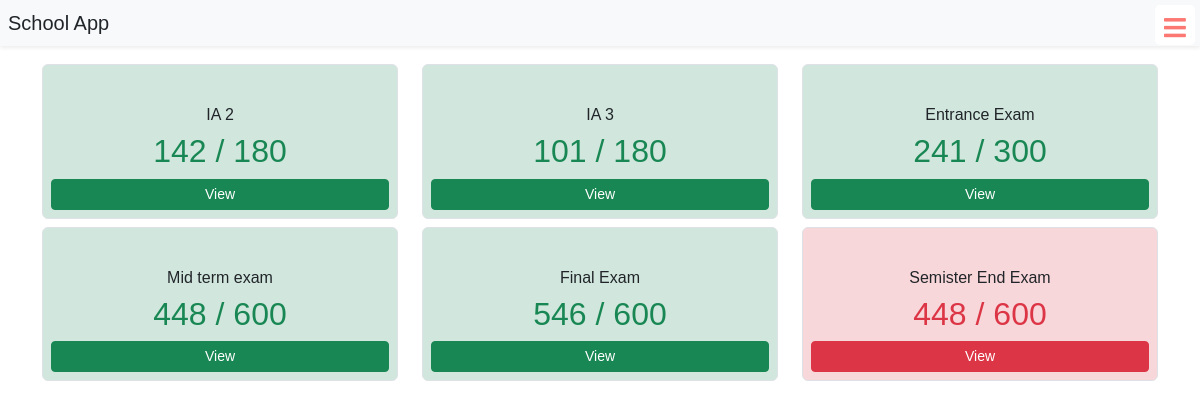
The app's page /student-display-tests (signed in) with its own data.
### schoolapp/models.py (models this page shows, shortened)
class BasicInfo(models.Model):
    created_at = models.DateTimeField(auto_now_add=True)
    updated_at = models.DateTimeField(auto_now=True)

class TestMarks(BasicInfo):
    test_obj = models.ForeignKey(Test,on_delete=models.CASCADE)
    test_id = models.IntegerField()
    student = models.ForeignKey(StudentDetails,on_delete=models.CASCADE )
    kannada = models.IntegerField(default=0)
    english = models.IntegerField(default=0)
    hindi = models.IntegerField(default=0)
    science = models.IntegerField(default=0)
    maths = models.IntegerField(default=0)
    social = models.IntegerField(default=0)
    total_scored_marks = models.IntegerField(default=0)
    total_marks = models.IntegerField(default=0)
    is_pass = models.BooleanField(default=False)
    grade = models.CharField(max_length=50,default="F")

class Test(BasicInfo):
    title = models.CharField(max_length=255)
    test_for = models.IntegerField()
    total_marks = models.IntegerField(default=0)
    description = models.TextField()
    start_at = models.DateTimeField(default = datetime.now())
    is_ready = models.BooleanField(default = False)

### schoolapp/views.py (the view)
# urls.py: path("student-display-tests",views.student_display_tests,name="student_display_tests"),
@login_required(login_url="signin")
def student_display_tests(request):
    user = request.user
    student = StudentDetails.objects.get(user_id = user.id)
    tests_list = TestMarks.objects.filter(student = student)
    for test in tests_list:
        test_obj = test.test_obj
        if is_ready(test_obj.start_at):
            test_obj.is_ready = True
        else:
            test_obj.is_ready = False
        test_obj.save()
    context = {
        "tests_list" : tests_list.order_by('created_at')[::-1]
    }
    return render(request,"student-display-tests.html",context=context)

### schoolapp/views.py (called while the page is built)
def is_ready(model_time):
    date_time = str(model_time)[:18]
    date_object = datetime.strptime(date_time, "%Y-%m-%d %H:%M:%S")
    if (date_object <= datetime.now()):
        return True
    return False

### templates/student-display-tests.html (shortened to what this page needs)
{% extends "base.html" %}
{% load static %}
{% block body %}
<div class="container" style="margin-top: 2rem;">
    <div class="row">
        {% for test in tests_list %}
        {% if test.test_obj.is_ready and test.total_marks > 0 %}
        {% if test.is_pass %}
        <div class="col-12 col-md-6 col-lg-4">
            <div class="test-box img-thumbnail bg-success-subtle">
                <div class="test-box-head text-center">
                    <h3 class="test-name">{{test.test_obj.title}}</h3>
                </div>
                <div class="test-box-body text-center">
                    {% with a=test.test_obj.total_marks b=6 %}
                    <h2 class="text-success">{{test.total_scored_marks}} / {{test.total_marks}}</h2>
                    {% endwith %}
                </div>
                <div class="test-box-footer">
                    <a href="{% url 'marks_card' test.id %}" class="btn btn-success btn-sm w-100">View</a>
                </div>
            </div>
        </div>
        {% else %}
        <div class="col-12 col-md-6 col-lg-4">
            <div class="test-box img-thumbnail bg-danger-subtle">
                <div class="test-box-head text-center">
                    <h3 class="test-name">{{test.test_obj.title}}</h3>
                </div>
                <div class="test-box-body text-center">
                    <h2 class="text-danger">{{test.total_scored_marks}} / {{test.total_marks}}</h2>
                </div>
                <div class="test-box-footer">
                    <a href="{% url 'marks_card' test.id %}" class="btn btn-danger btn-sm w-100">View</a>
                </div>
            </div>
        </div>
        {% endif %}
        {% endif %}
        {% endfor %}
    </div>
</div>
{% endblock %}

### templates/student-display-tests.html (style rules this page uses)
.test-box { padding: .5rem; margin-top: .5rem; }
.test-name { margin-top: .5rem; font-size: 16px; }

### templates/base.html (style rules this page uses)
body { font-family: Arial, Helvetica, sans-serif; }
* { margin: 0; padding: 0; text-decoration: none; }
:root { --accent-color: #fff; --gradient-color: #FBFBFB; }
body { margin: 0 !important; padding: 0 !important; }

### records on screen
TestMarks: test_obj "IA 2", total_scored_marks "142", total_marks "180"
TestMarks: test_obj "IA 3", total_scored_marks "101", total_marks "180"
TestMarks: test_obj "Entrance Exam", total_scored_marks "241", total_marks "300"
TestMarks: test_obj "Mid term exam", total_scored_marks "448", total_marks "600"
TestMarks: test_obj "Final Exam", total_scored_marks "546", total_marks "600"
TestMarks: test_obj "Semister End Exam", total_scored_marks "448", total_marks "600"
